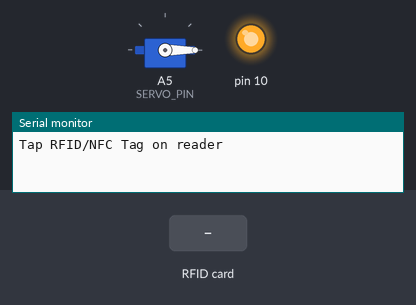
The sketch below on a simulated Arduino Uno, built with avr-gcc and run on an emulated ATmega328P. On the bench: servo, output pins drawn as LEDs (lit = HIGH), the last lines printed to the serial monitor. Inputs (shaded band) come from the test bench.

Above: at 1.2 s.
1.3 s: RFID card F7 3F 16 62 held to the reader
At 2.5 s:
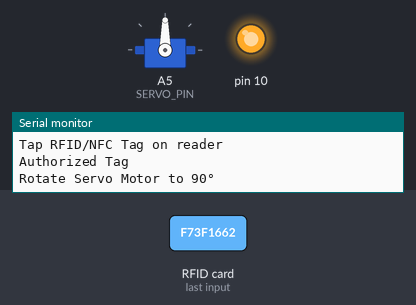
2.8 s: RFID card 5E 7A 19 C4 held to the reader
Timing chart, 0 to 5.8 s (numbered marks = the images above; inputs shaded):
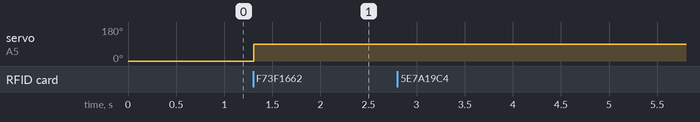

Measured:
- after the input at 1.3 s, servo on A5 (SERVO_PIN): 0° → 90° at once

The sketch:

rfid.ino
```cpp
// /*
//  * This ESP32 code is created by esp32io.com
//  *
//  * This ESP32 code is released in the public domain
//  *
//  * For more detail (instruction and wiring diagram), visit https://esp32io.com/tutorials/esp32-rfid-nfc-door-lock-system
//  */

// // RFID

// #include <SPI.h>
// #include <MFRC522.h>

// #define SS_PIN    5  // ESP32 pin GPIO5
// #define RST_PIN   27 // ESP32 pin GPIO27
// #define RELAY_PIN 32 // ESP32 pin GPIO32 connects to relay

// MFRC522 rfid(SS_PIN, RST_PIN);

// byte keyTagUID[4] = {0xFF, 0xFF, 0xFF, 0xFF};

// void setup() {
//   Serial.begin(9600);
//   SPI.begin(); // init SPI bus
//   rfid.PCD_Init(); // init MFRC522
//   pinMode(RELAY_PIN, OUTPUT); // initialize pin as an output.
//   digitalWrite(RELAY_PIN, HIGH); // lock the door

//   Serial.println("Tap an RFID/NFC tag on the RFID-RC522 reader");
// }

// void loop() {
//   if (rfid.PICC_IsNewCardPresent()) { // new tag is available
//     if (rfid.PICC_ReadCardSerial()) { // NUID has been readed
//       MFRC522::PICC_Type piccType = rfid.PICC_GetType(rfid.uid.sak);

//       if (rfid.uid.uidByte[0] == keyTagUID[0] &&
//           rfid.uid.uidByte[1] == keyTagUID[1] &&
//           rfid.uid.uidByte[2] == keyTagUID[2] &&
//           rfid.uid.uidByte[3] == keyTagUID[3] ) {
//         Serial.println("Access is granted");
//         digitalWrite(RELAY_PIN, LOW);  // unlock the door for 2 seconds
//         delay(2000);
//         digitalWrite(RELAY_PIN, HIGH); // lock the door
//       }
//       else
//       {
//         Serial.print("Access denied, UID:");
//         for (int i = 0; i < rfid.uid.size; i++) {
//           Serial.print(rfid.uid.uidByte[i] < 0x10 ? " 0" : " ");
//           Serial.print(rfid.uid.uidByte[i], HEX);
//         }
//         Serial.println();
//       }

//       rfid.PICC_HaltA(); // halt PICC
//       rfid.PCD_StopCrypto1(); // stop encryption on PCD
//     }
//   }
// }


#include <SPI.h>
#include <MFRC522.h>
#include <Servo.h>

#define SS_PIN    5 //10
#define RST_PIN   12 // 9
#define SERVO_PIN A5

MFRC522 rfid(SS_PIN, RST_PIN);
Servo servo;

byte authorizedUID[4] = {0xF7, 0x3F, 0x16, 0x62};
int angle = 0; // the current angle of servo motor

void setup() {
  Serial.begin(9600);
  SPI.begin(); // init SPI bus
  rfid.PCD_Init(); // init MFRC522
  servo.attach(SERVO_PIN);
  servo.write(angle); // rotate servo motor to 0°

  Serial.println("Tap RFID/NFC Tag on reader");
}

void loop() {
  if (rfid.PICC_IsNewCardPresent()) { // new tag is available
    if (rfid.PICC_ReadCardSerial()) { // NUID has been readed
      MFRC522::PICC_Type piccType = rfid.PICC_GetType(rfid.uid.sak);

      if (rfid.uid.uidByte[0] == authorizedUID[0] &&
          rfid.uid.uidByte[1] == authorizedUID[1] &&
          rfid.uid.uidByte[2] == authorizedUID[2] &&
          rfid.uid.uidByte[3] == authorizedUID[3] ) {
        Serial.println("Authorized Tag");

        // change angle of servo motor
        if (angle == 0)
          angle = 90;
        else //if(angle == 90)
          angle = 0;

        // control servo motor arccoding to the angle
        servo.write(angle);
        Serial.print("Rotate Servo Motor to ");
        Serial.print(angle);
        Serial.println("°");
      } else {
        Serial.print("Unauthorized Tag with UID:");
        for (int i = 0; i < rfid.uid.size; i++) {
          Serial.print(rfid.uid.uidByte[i] < 0x10 ? " 0" : " ");
          Serial.print(rfid.uid.uidByte[i], HEX);
        }
        Serial.println();
      }

      rfid.PICC_HaltA(); // halt PICC
      rfid.PCD_StopCrypto1(); // stop encryption on PCD
    }
  }
}
```
